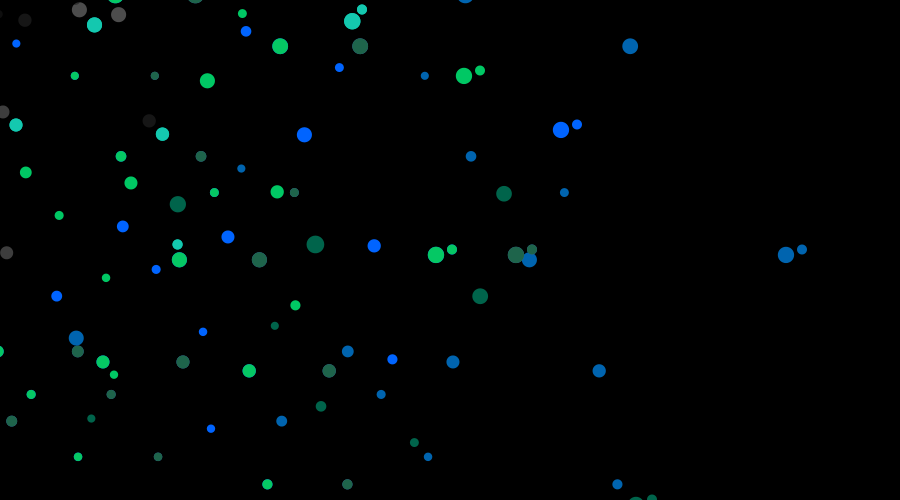
Frame 1 (no input)
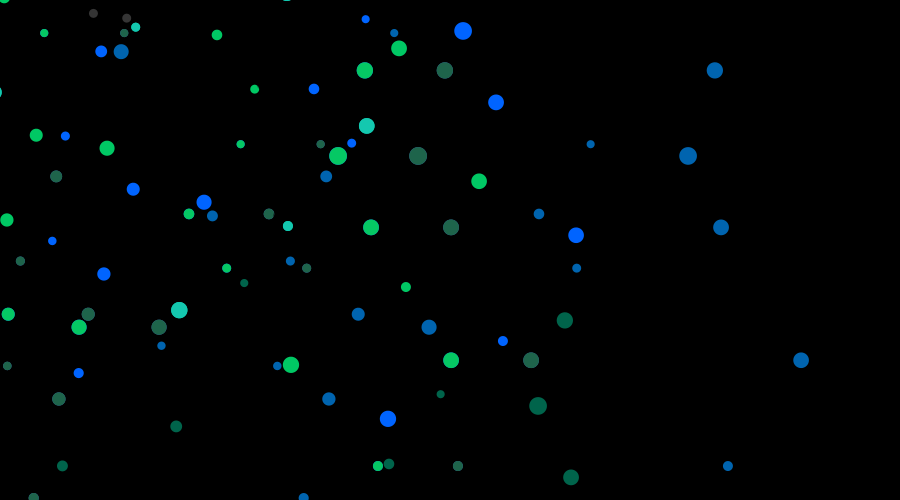
Frame 60 (the mouse pressed at the canvas centre just before this capture)
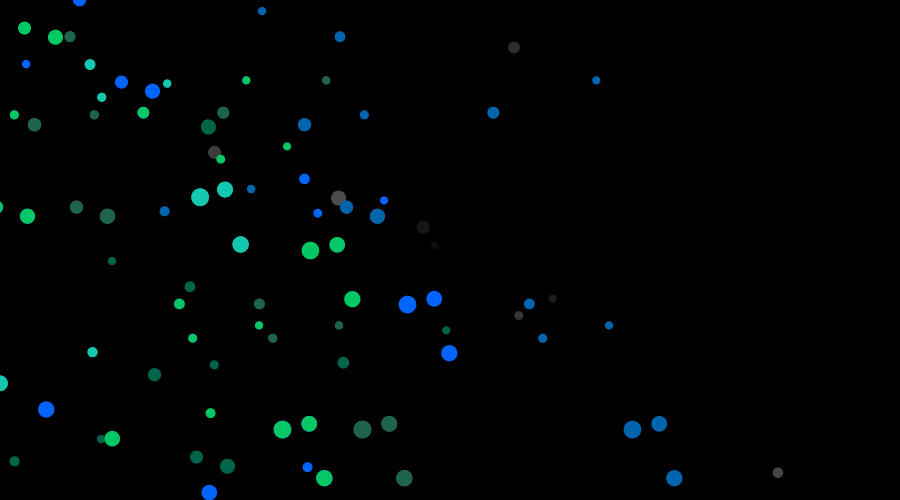
Frame 120 (the mouse held since frame 60 and released just before this capture)

The Processing sketch that drew these frames (run headless with seeded random() and noise(); from frame 60 on, the mouse is pressed at the canvas centre):

// Processing sketch: processing_147287
// ── processing_147287.pde

Planet[] planets = new Planet[25];

void setup() {
  size(900, 500); 
  background(0);
  smooth();
  noStroke();
  
  
  for(int i=5; i<planets.length; i++) {
    planets[i] = new Planet(16*i, random(8, 19), random(0, 460), random(0.01, 0.03), 295-20*i);

  }
  
  //draw sun at center
  
  fill(100, 150, 0);
  ellipse(width/2, height/2, 40, 40);
  
}

void draw() {
 
  background(0);
  //draw and update each planet
  for (int i=5; i<planets.length; i++) {
    planets[i].draw();
    planets[i].update();
  }
 
  //draw sun at center
  //fill(230, 20, 230);
  //ellipse(width/2, height/2, 20, 20);
}





class Planet {
  float d; //distance of planet from sun
  float r; //planet size
  float a; //angle planet position makes with horizontal x axis 
  float da; //rate of change in angle
  float C; //color
  float fallspeed;
  
  //initilize planet
  Planet (float dO, float rO, float aO, float daO, float CO) {
    d=dO;
    r=rO;
    a=aO;
    da=daO;
    C=CO;
    fallspeed = 0.1;
    
  }
  
  void draw() {
  fill(C, +100);
  ellipse(mouseX+d*cos(a), mouseY+d*sin(a), r, r);
  ellipse(mouseX+a*cos(a), mouseY+a*sin(a), r, r);
  

  
  //fill(0, 100, 75);
  //ellipse(width/2+r*cos(a), height/2+r*sin(a), a/6, a/6);
  //ellipse(width/2.7+r*cos(a), height/2.7+r*sin(a), a/6, a/6);
  
  fill(0, 100, 175);
  ellipse(width/2+d*cos(a), height/2+d*sin(a), r, r);
  fill(0, 100, 75);
  ellipse(width/3+d*cos(a), height/1+d*sin(a), r, r);
  fill(0, 200, 175);
  ellipse(r+d*cos(a), r+d*sin(a), r, r);
  fill(0, 100, 275);
  ellipse(width/4+d*cos(a), height/4+d*sin(a), r, r);
  fill(0, 200, 100);
  ellipse(width/7+d*cos(a), height/7+d*sin(a), r, r);
  
  fill(50, 100, 175);
  ellipse(width/5+d*cos(a), height/2+d*sin(a), r, r);
  fill(30, 100, 75);
  ellipse(width/5+d*cos(a), height/2+d*sin(a), r, r);
  fill(20, 200, 175);
  ellipse(r+d*cos(a), r+d*sin(a), r, r);
  fill(10, 100, 275);
  ellipse(width/9+d*cos(a), height/2+d*sin(a), r, r);
  fill(5, 200, 100);
  ellipse(width/9+d*cos(a), height/2+d*sin(a), r, r);
  }
  
  void update() {
    
    a+=da;
    //a+=C/2.5;
  
    
    
  }
}
